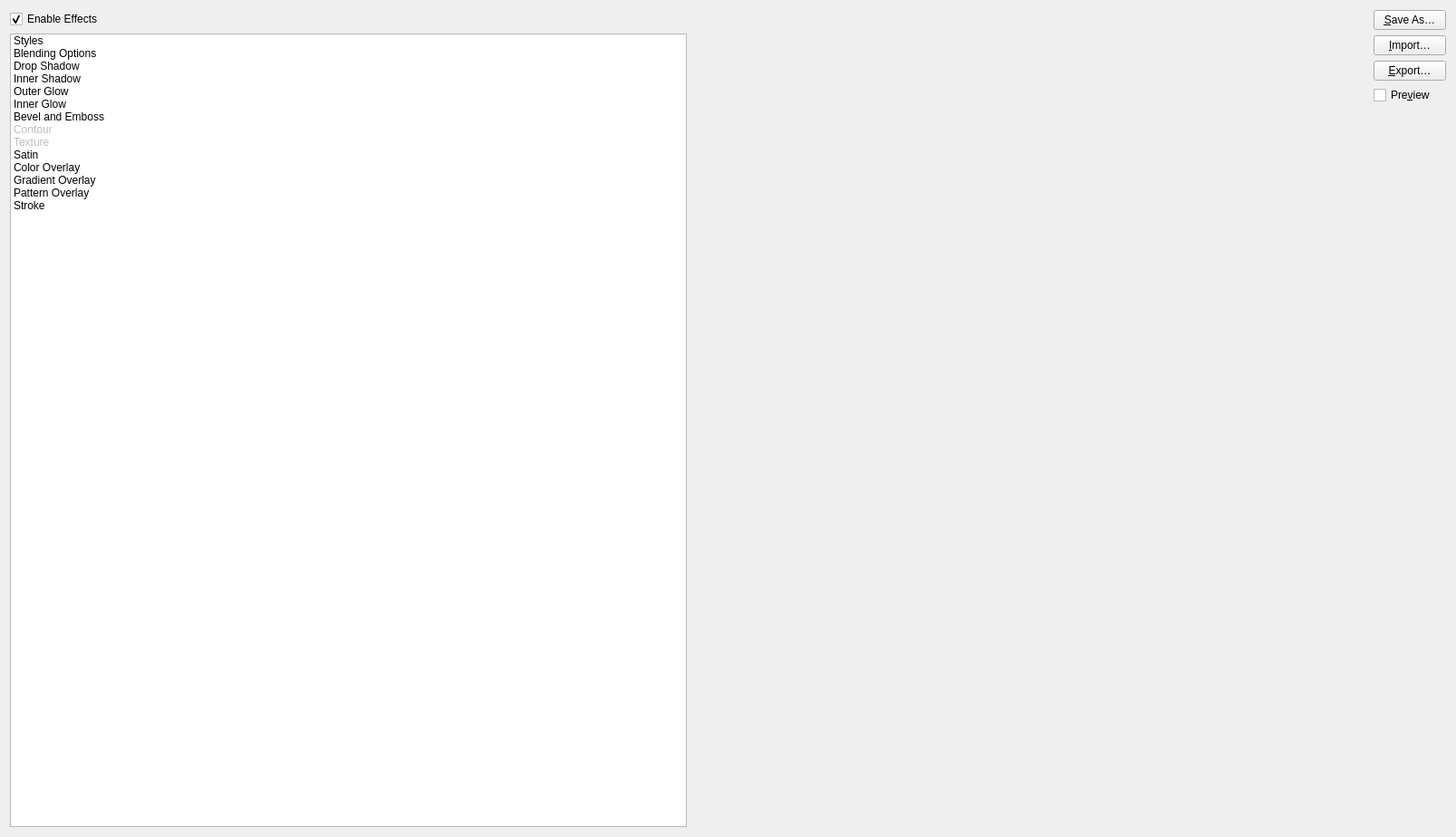
<?xml version="1.0" encoding="utf-8"?>
<ui version="4.0">
 <author>
    SPDX-FileCopyrightText: none
    SPDX-License-Identifier: GPL-3.0-or-later
  </author>
 <class>WdgStylesDialog</class>
 <widget class="QWidget" name="WdgStylesDialog">
  <property name="geometry">
   <rect>
    <x>0</x>
    <y>0</y>
    <width>1607</width>
    <height>924</height>
   </rect>
  </property>
  <layout class="QHBoxLayout" name="horizontalLayout">
   <item>
    <layout class="QVBoxLayout" name="verticalLayout_2">
     <item>
      <widget class="QCheckBox" name="chkMasterFxSwitch">
       <property name="text">
        <string>Enable Effects</string>
       </property>
       <property name="checked">
        <bool>true</bool>
       </property>
      </widget>
     </item>
     <item>
      <widget class="QListWidget" name="lstStyleSelector">
       <item>
        <property name="text">
         <string>Styles</string>
        </property>
       </item>
       <item>
        <property name="text">
         <string>Blending Options</string>
        </property>
       </item>
       <item>
        <property name="text">
         <string>Drop Shadow</string>
        </property>
        <property name="checkState">
         <enum>Unchecked</enum>
        </property>
       </item>
       <item>
        <property name="text">
         <string>Inner Shadow</string>
        </property>
        <property name="checkState">
         <enum>Unchecked</enum>
        </property>
       </item>
       <item>
        <property name="text">
         <string>Outer Glow</string>
        </property>
        <property name="checkState">
         <enum>Unchecked</enum>
        </property>
       </item>
       <item>
        <property name="text">
         <string>Inner Glow</string>
        </property>
        <property name="checkState">
         <enum>Unchecked</enum>
        </property>
       </item>
       <item>
        <property name="text">
         <string>Bevel and Emboss</string>
        </property>
        <property name="checkState">
         <enum>Unchecked</enum>
        </property>
       </item>
       <item>
        <property name="text">
         <string>Contour</string>
        </property>
        <property name="checkState">
         <enum>Unchecked</enum>
        </property>
        <property name="flags">
         <set>ItemIsSelectable|ItemIsDragEnabled|ItemIsUserCheckable</set>
        </property>
       </item>
       <item>
        <property name="text">
         <string>Texture</string>
        </property>
        <property name="checkState">
         <enum>Unchecked</enum>
        </property>
        <property name="flags">
         <set>ItemIsSelectable|ItemIsDragEnabled|ItemIsUserCheckable</set>
        </property>
       </item>
       <item>
        <property name="text">
         <string>Satin</string>
        </property>
        <property name="checkState">
         <enum>Unchecked</enum>
        </property>
       </item>
       <item>
        <property name="text">
         <string>Color Overlay</string>
        </property>
        <property name="checkState">
         <enum>Unchecked</enum>
        </property>
       </item>
       <item>
        <property name="text">
         <string>Gradient Overlay</string>
        </property>
        <property name="checkState">
         <enum>Unchecked</enum>
        </property>
       </item>
       <item>
        <property name="text">
         <string>Pattern Overlay</string>
        </property>
        <property name="checkState">
         <enum>Unchecked</enum>
        </property>
       </item>
       <item>
        <property name="text">
         <string comment="Layer Style - Stroke">Stroke</string>
        </property>
        <property name="checkState">
         <enum>Unchecked</enum>
        </property>
       </item>
      </widget>
     </item>
    </layout>
   </item>
   <item>
    <widget class="QStackedWidget" name="stylesStack"/>
   </item>
   <item>
    <layout class="QVBoxLayout" name="verticalLayout">
     <item>
      <widget class="QPushButton" name="btnNewStyle">
       <property name="text">
        <string comment="Save as new layer style...">&amp;Save As…</string>
       </property>
      </widget>
     </item>
     <item>
      <widget class="QPushButton" name="btnLoadStyle">
       <property name="text">
        <string>&amp;Import…</string>
       </property>
      </widget>
     </item>
     <item>
      <widget class="QPushButton" name="btnSaveStyle">
       <property name="text">
        <string>&amp;Export…</string>
       </property>
      </widget>
     </item>
     <item>
      <widget class="QCheckBox" name="chkPreview">
       <property name="text">
        <string>Pre&amp;view</string>
       </property>
      </widget>
     </item>
     <item>
      <widget class="QLabel" name="lblPreview">
       <property name="sizePolicy">
        <sizepolicy hsizetype="Fixed" vsizetype="Fixed">
         <horstretch>0</horstretch>
         <verstretch>0</verstretch>
        </sizepolicy>
       </property>
       <property name="text">
        <string/>
       </property>
      </widget>
     </item>
     <item>
      <spacer name="verticalSpacer">
       <property name="orientation">
        <enum>Qt::Vertical</enum>
       </property>
       <property name="sizeHint" stdset="0">
        <size>
         <width>20</width>
         <height>40</height>
        </size>
       </property>
      </spacer>
     </item>
    </layout>
   </item>
  </layout>
 </widget>
 <resources/>
 <connections/>
</ui>
